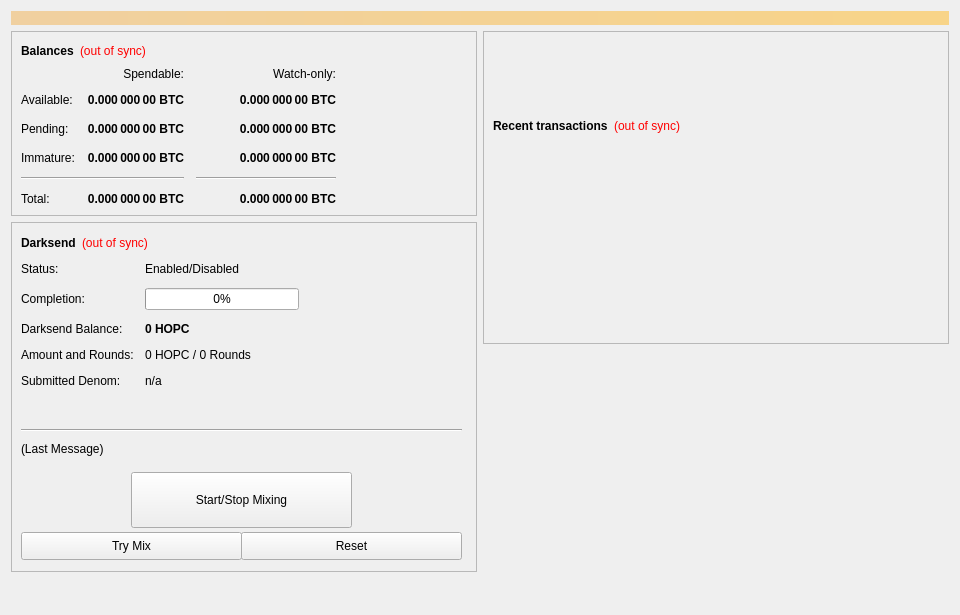
<?xml version="1.0" encoding="UTF-8"?>
<ui version="4.0">
 <class>OverviewPage</class>
 <widget class="QWidget" name="OverviewPage">
  <property name="geometry">
   <rect>
    <x>0</x>
    <y>0</y>
    <width>960</width>
    <height>615</height>
   </rect>
  </property>
  <property name="minimumSize">
   <size>
    <width>960</width>
    <height>0</height>
   </size>
  </property>
  <property name="windowTitle">
   <string>Form</string>
  </property>
  <layout class="QVBoxLayout" name="topLayout">
   <item>
    <widget class="QLabel" name="labelAlerts">
     <property name="visible">
      <bool>false</bool>
     </property>
     <property name="styleSheet">
      <string notr="true">background-color: qlineargradient(x1: 0, y1: 0, x2: 1, y2: 0, stop:0 #F0D0A0, stop:1 #F8D488); color:#000000;</string>
     </property>
     <property name="wordWrap">
      <bool>true</bool>
     </property>
     <property name="margin">
      <number>3</number>
     </property>
    </widget>
   </item>
   <item>
    <layout class="QHBoxLayout" name="horizontalLayout" stretch="1,1">
     <item>
      <layout class="QVBoxLayout" name="verticalLayout_2">
       <item>
        <widget class="QFrame" name="frame">
         <property name="frameShape">
          <enum>QFrame::StyledPanel</enum>
         </property>
         <property name="frameShadow">
          <enum>QFrame::Raised</enum>
         </property>
         <layout class="QVBoxLayout" name="verticalLayout_4">
          <item>
           <layout class="QHBoxLayout" name="horizontalLayout_4">
            <item>
             <widget class="QLabel" name="label_5">
              <property name="font">
               <font>
                <weight>75</weight>
                <bold>true</bold>
               </font>
              </property>
              <property name="text">
               <string>Balances</string>
              </property>
             </widget>
            </item>
            <item>
             <widget class="QLabel" name="labelWalletStatus">
              <property name="cursor">
               <cursorShape>WhatsThisCursor</cursorShape>
              </property>
              <property name="toolTip">
               <string>The displayed information may be out of date. Your wallet automatically synchronizes with the HOPC network after a connection is established, but this process has not completed yet.</string>
              </property>
              <property name="styleSheet">
               <string notr="true">QLabel { color: red; }</string>
              </property>
              <property name="text">
               <string notr="true">(out of sync)</string>
              </property>
              <property name="alignment">
               <set>Qt::AlignLeading|Qt::AlignLeft|Qt::AlignVCenter</set>
              </property>
             </widget>
            </item>
            <item>
             <spacer name="horizontalSpacer_3">
              <property name="orientation">
               <enum>Qt::Horizontal</enum>
              </property>
              <property name="sizeHint" stdset="0">
               <size>
                <width>40</width>
                <height>20</height>
               </size>
              </property>
             </spacer>
            </item>
           </layout>
          </item>
          <item>
           <layout class="QGridLayout" name="gridLayout">
            <property name="spacing">
             <number>12</number>
            </property>
            <item row="2" column="2">
             <widget class="QLabel" name="labelWatchPending">
              <property name="font">
               <font>
                <weight>75</weight>
                <bold>true</bold>
               </font>
              </property>
              <property name="cursor">
               <cursorShape>IBeamCursor</cursorShape>
              </property>
              <property name="toolTip">
               <string>Unconfirmed transactions to watch-only addresses</string>
              </property>
              <property name="text">
               <string notr="true">0.000 000 00 BTC</string>
              </property>
              <property name="alignment">
               <set>Qt::AlignRight|Qt::AlignTrailing|Qt::AlignVCenter</set>
              </property>
              <property name="textInteractionFlags">
               <set>Qt::LinksAccessibleByMouse|Qt::TextSelectableByKeyboard|Qt::TextSelectableByMouse</set>
              </property>
             </widget>
            </item>
            <item row="2" column="1">
             <widget class="QLabel" name="labelUnconfirmed">
              <property name="font">
               <font>
                <weight>75</weight>
                <bold>true</bold>
               </font>
              </property>
              <property name="cursor">
               <cursorShape>IBeamCursor</cursorShape>
              </property>
              <property name="toolTip">
               <string>Total of transactions that have yet to be confirmed, and do not yet count toward the spendable balance</string>
              </property>
              <property name="text">
               <string notr="true">0.000 000 00 BTC</string>
              </property>
              <property name="alignment">
               <set>Qt::AlignRight|Qt::AlignTrailing|Qt::AlignVCenter</set>
              </property>
              <property name="textInteractionFlags">
               <set>Qt::LinksAccessibleByMouse|Qt::TextSelectableByKeyboard|Qt::TextSelectableByMouse</set>
              </property>
             </widget>
            </item>
            <item row="3" column="2">
             <widget class="QLabel" name="labelWatchImmature">
              <property name="font">
               <font>
                <weight>75</weight>
                <bold>true</bold>
               </font>
              </property>
              <property name="cursor">
               <cursorShape>IBeamCursor</cursorShape>
              </property>
              <property name="toolTip">
               <string>Staked or masternode rewards in watch-only addresses that has not yet matured</string>
              </property>
              <property name="text">
               <string notr="true">0.000 000 00 BTC</string>
              </property>
              <property name="alignment">
               <set>Qt::AlignRight|Qt::AlignTrailing|Qt::AlignVCenter</set>
              </property>
              <property name="textInteractionFlags">
               <set>Qt::LinksAccessibleByMouse|Qt::TextSelectableByKeyboard|Qt::TextSelectableByMouse</set>
              </property>
             </widget>
            </item>
            <item row="4" column="0" colspan="2">
             <widget class="Line" name="lineSpendableBalance">
              <property name="orientation">
               <enum>Qt::Horizontal</enum>
              </property>
             </widget>
            </item>
            <item row="4" column="2">
             <widget class="Line" name="lineWatchBalance">
              <property name="sizePolicy">
               <sizepolicy hsizetype="Preferred" vsizetype="Fixed">
                <horstretch>0</horstretch>
                <verstretch>0</verstretch>
               </sizepolicy>
              </property>
              <property name="minimumSize">
               <size>
                <width>140</width>
                <height>0</height>
               </size>
              </property>
              <property name="orientation">
               <enum>Qt::Horizontal</enum>
              </property>
             </widget>
            </item>
            <item row="5" column="0">
             <widget class="QLabel" name="labelTotalText">
              <property name="text">
               <string>Total:</string>
              </property>
             </widget>
            </item>
            <item row="3" column="1">
             <widget class="QLabel" name="labelImmature">
              <property name="font">
               <font>
                <weight>75</weight>
                <bold>true</bold>
               </font>
              </property>
              <property name="cursor">
               <cursorShape>IBeamCursor</cursorShape>
              </property>
              <property name="toolTip">
               <string>Staked or masternode rewards that has not yet matured</string>
              </property>
              <property name="text">
               <string notr="true">0.000 000 00 BTC</string>
              </property>
              <property name="alignment">
               <set>Qt::AlignRight|Qt::AlignTrailing|Qt::AlignVCenter</set>
              </property>
              <property name="textInteractionFlags">
               <set>Qt::LinksAccessibleByMouse|Qt::TextSelectableByKeyboard|Qt::TextSelectableByMouse</set>
              </property>
             </widget>
            </item>
            <item row="2" column="3">
             <spacer name="horizontalSpacer_2">
              <property name="orientation">
               <enum>Qt::Horizontal</enum>
              </property>
              <property name="sizeHint" stdset="0">
               <size>
                <width>40</width>
                <height>20</height>
               </size>
              </property>
             </spacer>
            </item>
            <item row="3" column="0">
             <widget class="QLabel" name="labelImmatureText">
              <property name="text">
               <string>Immature:</string>
              </property>
             </widget>
            </item>
            <item row="5" column="1">
             <widget class="QLabel" name="labelTotal">
              <property name="font">
               <font>
                <weight>75</weight>
                <bold>true</bold>
               </font>
              </property>
              <property name="cursor">
               <cursorShape>IBeamCursor</cursorShape>
              </property>
              <property name="toolTip">
               <string>Your current total balance</string>
              </property>
              <property name="text">
               <string notr="true">0.000 000 00 BTC</string>
              </property>
              <property name="alignment">
               <set>Qt::AlignRight|Qt::AlignTrailing|Qt::AlignVCenter</set>
              </property>
              <property name="textInteractionFlags">
               <set>Qt::LinksAccessibleByMouse|Qt::TextSelectableByKeyboard|Qt::TextSelectableByMouse</set>
              </property>
             </widget>
            </item>
            <item row="5" column="2">
             <widget class="QLabel" name="labelWatchTotal">
              <property name="font">
               <font>
                <weight>75</weight>
                <bold>true</bold>
               </font>
              </property>
              <property name="cursor">
               <cursorShape>IBeamCursor</cursorShape>
              </property>
              <property name="toolTip">
               <string>Current total balance in watch-only addresses</string>
              </property>
              <property name="text">
               <string notr="true">0.000 000 00 BTC</string>
              </property>
              <property name="alignment">
               <set>Qt::AlignRight|Qt::AlignTrailing|Qt::AlignVCenter</set>
              </property>
              <property name="textInteractionFlags">
               <set>Qt::LinksAccessibleByMouse|Qt::TextSelectableByKeyboard|Qt::TextSelectableByMouse</set>
              </property>
             </widget>
            </item>
            <item row="0" column="2">
             <widget class="QLabel" name="labelWatchonly">
              <property name="text">
               <string>Watch-only:</string>
              </property>
              <property name="alignment">
               <set>Qt::AlignRight|Qt::AlignTrailing|Qt::AlignVCenter</set>
              </property>
             </widget>
            </item>
            <item row="1" column="0">
             <widget class="QLabel" name="labelBalanceText">
              <property name="text">
               <string>Available:</string>
              </property>
             </widget>
            </item>
            <item row="1" column="1">
             <widget class="QLabel" name="labelBalance">
              <property name="font">
               <font>
                <weight>75</weight>
                <bold>true</bold>
               </font>
              </property>
              <property name="cursor">
               <cursorShape>IBeamCursor</cursorShape>
              </property>
              <property name="toolTip">
               <string>Your current spendable balance</string>
              </property>
              <property name="text">
               <string notr="true">0.000 000 00 BTC</string>
              </property>
              <property name="alignment">
               <set>Qt::AlignRight|Qt::AlignTrailing|Qt::AlignVCenter</set>
              </property>
              <property name="textInteractionFlags">
               <set>Qt::LinksAccessibleByMouse|Qt::TextSelectableByKeyboard|Qt::TextSelectableByMouse</set>
              </property>
             </widget>
            </item>
            <item row="1" column="2">
             <widget class="QLabel" name="labelWatchAvailable">
              <property name="font">
               <font>
                <weight>75</weight>
                <bold>true</bold>
               </font>
              </property>
              <property name="cursor">
               <cursorShape>IBeamCursor</cursorShape>
              </property>
              <property name="toolTip">
               <string>Your current balance in watch-only addresses</string>
              </property>
              <property name="text">
               <string notr="true">0.000 000 00 BTC</string>
              </property>
              <property name="alignment">
               <set>Qt::AlignRight|Qt::AlignTrailing|Qt::AlignVCenter</set>
              </property>
              <property name="textInteractionFlags">
               <set>Qt::LinksAccessibleByMouse|Qt::TextSelectableByKeyboard|Qt::TextSelectableByMouse</set>
              </property>
             </widget>
            </item>
            <item row="2" column="0">
             <widget class="QLabel" name="labelPendingText">
              <property name="text">
               <string>Pending:</string>
              </property>
             </widget>
            </item>
            <item row="0" column="1">
             <widget class="QLabel" name="labelSpendable">
              <property name="text">
               <string>Spendable:</string>
              </property>
              <property name="alignment">
               <set>Qt::AlignRight|Qt::AlignTrailing|Qt::AlignVCenter</set>
              </property>
             </widget>
            </item>
           </layout>
          </item>
         </layout>
        </widget>
       </item>
       <item>
        <widget class="QFrame" name="frameDarksend">
         <property name="minimumSize">
          <size>
           <width>0</width>
           <height>350</height>
          </size>
         </property>
         <property name="layoutDirection">
          <enum>Qt::LeftToRight</enum>
         </property>
         <property name="frameShape">
          <enum>QFrame::StyledPanel</enum>
         </property>
         <property name="frameShadow">
          <enum>QFrame::Raised</enum>
         </property>
         <widget class="QWidget" name="formLayoutWidget">
          <property name="geometry">
           <rect>
            <x>10</x>
            <y>40</y>
            <width>451</width>
            <height>161</height>
           </rect>
          </property>
          <layout class="QFormLayout" name="formLayout">
           <property name="fieldGrowthPolicy">
            <enum>QFormLayout::AllNonFixedFieldsGrow</enum>
           </property>
           <property name="horizontalSpacing">
            <number>11</number>
           </property>
           <property name="verticalSpacing">
            <number>12</number>
           </property>
           <item row="0" column="0">
            <widget class="QLabel" name="label_6">
             <property name="text">
              <string>Status:</string>
             </property>
            </widget>
           </item>
           <item row="1" column="0">
            <widget class="QLabel" name="label_7">
             <property name="text">
              <string>Completion:</string>
             </property>
            </widget>
           </item>
           <item row="1" column="1">
            <widget class="QProgressBar" name="DarksendProgress">
             <property name="maximumSize">
              <size>
               <width>154</width>
               <height>16777215</height>
              </size>
             </property>
             <property name="value">
              <number>0</number>
             </property>
            </widget>
           </item>
           <item row="2" column="0">
            <widget class="QLabel" name="labelAnonymizedText">
             <property name="text">
              <string>Darksend Balance:</string>
             </property>
            </widget>
           </item>
           <item row="2" column="1">
            <widget class="QLabel" name="labelAnonymized">
             <property name="font">
              <font>
               <weight>75</weight>
               <bold>true</bold>
              </font>
             </property>
             <property name="text">
              <string notr="true">0 HOPC</string>
             </property>
            </widget>
           </item>
           <item row="3" column="0">
            <widget class="QLabel" name="label_8">
             <property name="text">
              <string>Amount and Rounds:</string>
             </property>
            </widget>
           </item>
           <item row="3" column="1">
            <widget class="QLabel" name="labelAmountRounds">
             <property name="text">
              <string>0 HOPC / 0 Rounds</string>
             </property>
            </widget>
           </item>
           <item row="4" column="0">
            <widget class="QLabel" name="label_9">
             <property name="text">
              <string>Submitted Denom:</string>
             </property>
            </widget>
           </item>
           <item row="4" column="1">
            <widget class="QLabel" name="labelSubmittedDenom">
             <property name="toolTip">
              <string>The denominations you submitted to the Masternode.&lt;br&gt;To mix, other users must submit the exact same denominations.</string>
             </property>
             <property name="text">
              <string>n/a</string>
             </property>
            </widget>
           </item>
           <item row="0" column="1">
            <widget class="QLabel" name="DarksendEnabled">
             <property name="text">
              <string>Enabled/Disabled</string>
             </property>
            </widget>
           </item>
          </layout>
         </widget>
         <widget class="QPushButton" name="runAutoDenom">
          <property name="geometry">
           <rect>
            <x>251</x>
            <y>17</y>
            <width>1</width>
            <height>1</height>
           </rect>
          </property>
          <property name="palette">
           <palette>
            <active>
             <colorrole role="WindowText">
              <brush brushstyle="SolidPattern">
               <color alpha="255">
                <red>0</red>
                <green>0</green>
                <blue>0</blue>
               </color>
              </brush>
             </colorrole>
             <colorrole role="Button">
              <brush brushstyle="SolidPattern">
               <color alpha="255">
                <red>239</red>
                <green>238</green>
                <blue>238</blue>
               </color>
              </brush>
             </colorrole>
             <colorrole role="Light">
              <brush brushstyle="SolidPattern">
               <color alpha="255">
                <red>255</red>
                <green>255</green>
                <blue>255</blue>
               </color>
              </brush>
             </colorrole>
             <colorrole role="Midlight">
              <brush brushstyle="SolidPattern">
               <color alpha="255">
                <red>247</red>
                <green>246</green>
                <blue>246</blue>
               </color>
              </brush>
             </colorrole>
             <colorrole role="Dark">
              <brush brushstyle="SolidPattern">
               <color alpha="255">
                <red>119</red>
                <green>119</green>
                <blue>119</blue>
               </color>
              </brush>
             </colorrole>
             <colorrole role="Mid">
              <brush brushstyle="SolidPattern">
               <color alpha="255">
                <red>159</red>
                <green>159</green>
                <blue>159</blue>
               </color>
              </brush>
             </colorrole>
             <colorrole role="Text">
              <brush brushstyle="SolidPattern">
               <color alpha="255">
                <red>0</red>
                <green>0</green>
                <blue>0</blue>
               </color>
              </brush>
             </colorrole>
             <colorrole role="BrightText">
              <brush brushstyle="SolidPattern">
               <color alpha="255">
                <red>255</red>
                <green>255</green>
                <blue>255</blue>
               </color>
              </brush>
             </colorrole>
             <colorrole role="ButtonText">
              <brush brushstyle="SolidPattern">
               <color alpha="255">
                <red>0</red>
                <green>0</green>
                <blue>0</blue>
               </color>
              </brush>
             </colorrole>
             <colorrole role="Base">
              <brush brushstyle="SolidPattern">
               <color alpha="255">
                <red>255</red>
                <green>255</green>
                <blue>255</blue>
               </color>
              </brush>
             </colorrole>
             <colorrole role="Window">
              <brush brushstyle="SolidPattern">
               <color alpha="255">
                <red>239</red>
                <green>238</green>
                <blue>238</blue>
               </color>
              </brush>
             </colorrole>
             <colorrole role="Shadow">
              <brush brushstyle="SolidPattern">
               <color alpha="255">
                <red>0</red>
                <green>0</green>
                <blue>0</blue>
               </color>
              </brush>
             </colorrole>
             <colorrole role="AlternateBase">
              <brush brushstyle="SolidPattern">
               <color alpha="255">
                <red>247</red>
                <green>246</green>
                <blue>246</blue>
               </color>
              </brush>
             </colorrole>
             <colorrole role="ToolTipBase">
              <brush brushstyle="SolidPattern">
               <color alpha="255">
                <red>255</red>
                <green>255</green>
                <blue>220</blue>
               </color>
              </brush>
             </colorrole>
             <colorrole role="ToolTipText">
              <brush brushstyle="SolidPattern">
               <color alpha="255">
                <red>0</red>
                <green>0</green>
                <blue>0</blue>
               </color>
              </brush>
             </colorrole>
            </active>
            <inactive>
             <colorrole role="WindowText">
              <brush brushstyle="SolidPattern">
               <color alpha="255">
                <red>0</red>
                <green>0</green>
                <blue>0</blue>
               </color>
              </brush>
             </colorrole>
             <colorrole role="Button">
              <brush brushstyle="SolidPattern">
               <color alpha="255">
                <red>239</red>
                <green>238</green>
                <blue>238</blue>
               </color>
              </brush>
             </colorrole>
             <colorrole role="Light">
              <brush brushstyle="SolidPattern">
               <color alpha="255">
                <red>255</red>
                <green>255</green>
                <blue>255</blue>
               </color>
              </brush>
             </colorrole>
             <colorrole role="Midlight">
              <brush brushstyle="SolidPattern">
               <color alpha="255">
                <red>247</red>
                <green>246</green>
                <blue>246</blue>
               </color>
              </brush>
             </colorrole>
             <colorrole role="Dark">
              <brush brushstyle="SolidPattern">
               <color alpha="255">
                <red>119</red>
                <green>119</green>
                <blue>119</blue>
               </color>
              </brush>
             </colorrole>
             <colorrole role="Mid">
              <brush brushstyle="SolidPattern">
               <color alpha="255">
                <red>159</red>
                <green>159</green>
                <blue>159</blue>
               </color>
              </brush>
             </colorrole>
             <colorrole role="Text">
              <brush brushstyle="SolidPattern">
               <color alpha="255">
                <red>0</red>
                <green>0</green>
                <blue>0</blue>
               </color>
              </brush>
             </colorrole>
             <colorrole role="BrightText">
              <brush brushstyle="SolidPattern">
               <color alpha="255">
                <red>255</red>
                <green>255</green>
                <blue>255</blue>
               </color>
              </brush>
             </colorrole>
             <colorrole role="ButtonText">
              <brush brushstyle="SolidPattern">
               <color alpha="255">
                <red>0</red>
                <green>0</green>
                <blue>0</blue>
               </color>
              </brush>
             </colorrole>
             <colorrole role="Base">
              <brush brushstyle="SolidPattern">
               <color alpha="255">
                <red>255</red>
                <green>255</green>
                <blue>255</blue>
               </color>
              </brush>
             </colorrole>
             <colorrole role="Window">
              <brush brushstyle="SolidPattern">
               <color alpha="255">
                <red>239</red>
                <green>238</green>
                <blue>238</blue>
               </color>
              </brush>
             </colorrole>
             <colorrole role="Shadow">
              <brush brushstyle="SolidPattern">
               <color alpha="255">
                <red>0</red>
                <green>0</green>
                <blue>0</blue>
               </color>
              </brush>
             </colorrole>
             <colorrole role="AlternateBase">
              <brush brushstyle="SolidPattern">
               <color alpha="255">
                <red>247</red>
                <green>246</green>
                <blue>246</blue>
               </color>
              </brush>
             </colorrole>
             <colorrole role="ToolTipBase">
              <brush brushstyle="SolidPattern">
               <color alpha="255">
                <red>255</red>
                <green>255</green>
                <blue>220</blue>
               </color>
              </brush>
             </colorrole>
             <colorrole role="ToolTipText">
              <brush brushstyle="SolidPattern">
               <color alpha="255">
                <red>0</red>
                <green>0</green>
                <blue>0</blue>
               </color>
              </brush>
             </colorrole>
            </inactive>
            <disabled>
             <colorrole role="WindowText">
              <brush brushstyle="SolidPattern">
               <color alpha="255">
                <red>119</red>
                <green>119</green>
                <blue>119</blue>
               </color>
              </brush>
             </colorrole>
             <colorrole role="Button">
              <brush brushstyle="SolidPattern">
               <color alpha="255">
                <red>239</red>
                <green>238</green>
                <blue>238</blue>
               </color>
              </brush>
             </colorrole>
             <colorrole role="Light">
              <brush brushstyle="SolidPattern">
               <color alpha="255">
                <red>255</red>
                <green>255</green>
                <blue>255</blue>
               </color>
              </brush>
             </colorrole>
             <colorrole role="Midlight">
              <brush brushstyle="SolidPattern">
               <color alpha="255">
                <red>247</red>
                <green>246</green>
                <blue>246</blue>
               </color>
              </brush>
             </colorrole>
             <colorrole role="Dark">
              <brush brushstyle="SolidPattern">
               <color alpha="255">
                <red>119</red>
                <green>119</green>
                <blue>119</blue>
               </color>
              </brush>
             </colorrole>
             <colorrole role="Mid">
              <brush brushstyle="SolidPattern">
               <color alpha="255">
                <red>159</red>
                <green>159</green>
                <blue>159</blue>
               </color>
              </brush>
             </colorrole>
             <colorrole role="Text">
              <brush brushstyle="SolidPattern">
               <color alpha="255">
                <red>119</red>
                <green>119</green>
                <blue>119</blue>
               </color>
              </brush>
             </colorrole>
             <colorrole role="BrightText">
              <brush brushstyle="SolidPattern">
               <color alpha="255">
                <red>255</red>
                <green>255</green>
                <blue>255</blue>
               </color>
              </brush>
             </colorrole>
             <colorrole role="ButtonText">
              <brush brushstyle="SolidPattern">
               <color alpha="255">
                <red>119</red>
                <green>119</green>
                <blue>119</blue>
               </color>
              </brush>
             </colorrole>
             <colorrole role="Base">
              <brush brushstyle="SolidPattern">
               <color alpha="255">
                <red>239</red>
                <green>238</green>
                <blue>238</blue>
               </color>
              </brush>
             </colorrole>
             <colorrole role="Window">
              <brush brushstyle="SolidPattern">
               <color alpha="255">
                <red>239</red>
                <green>238</green>
                <blue>238</blue>
               </color>
              </brush>
             </colorrole>
             <colorrole role="Shadow">
              <brush brushstyle="SolidPattern">
               <color alpha="255">
                <red>0</red>
                <green>0</green>
                <blue>0</blue>
               </color>
              </brush>
             </colorrole>
             <colorrole role="AlternateBase">
              <brush brushstyle="SolidPattern">
               <color alpha="255">
                <red>239</red>
                <green>238</green>
                <blue>238</blue>
               </color>
              </brush>
             </colorrole>
             <colorrole role="ToolTipBase">
              <brush brushstyle="SolidPattern">
               <color alpha="255">
                <red>255</red>
                <green>255</green>
                <blue>220</blue>
               </color>
              </brush>
             </colorrole>
             <colorrole role="ToolTipText">
              <brush brushstyle="SolidPattern">
               <color alpha="255">
                <red>0</red>
                <green>0</green>
                <blue>0</blue>
               </color>
              </brush>
             </colorrole>
            </disabled>
           </palette>
          </property>
          <property name="focusPolicy">
           <enum>Qt::NoFocus</enum>
          </property>
          <property name="autoFillBackground">
           <bool>true</bool>
          </property>
          <property name="text">
           <string/>
          </property>
          <property name="flat">
           <bool>true</bool>
          </property>
         </widget>
         <widget class="QPushButton" name="toggleDarksend">
          <property name="geometry">
           <rect>
            <x>120</x>
            <y>250</y>
            <width>221</width>
            <height>56</height>
           </rect>
          </property>
          <property name="sizePolicy">
           <sizepolicy hsizetype="MinimumExpanding" vsizetype="Fixed">
            <horstretch>0</horstretch>
            <verstretch>0</verstretch>
           </sizepolicy>
          </property>
          <property name="text">
           <string>Start/Stop Mixing</string>
          </property>
         </widget>
         <widget class="Line" name="lineLastMessage">
          <property name="geometry">
           <rect>
            <x>10</x>
            <y>200</y>
            <width>441</width>
            <height>16</height>
           </rect>
          </property>
          <property name="orientation">
           <enum>Qt::Horizontal</enum>
          </property>
         </widget>
         <widget class="QLabel" name="DarksendStatus">
          <property name="geometry">
           <rect>
            <x>10</x>
            <y>220</y>
            <width>451</width>
            <height>61</height>
           </rect>
          </property>
          <property name="minimumSize">
           <size>
            <width>288</width>
            <height>43</height>
           </size>
          </property>
          <property name="text">
           <string>(Last Message)</string>
          </property>
          <property name="alignment">
           <set>Qt::AlignLeading|Qt::AlignLeft|Qt::AlignTop</set>
          </property>
          <property name="wordWrap">
           <bool>true</bool>
          </property>
         </widget>
         <widget class="QPushButton" name="DarksendAuto">
          <property name="geometry">
           <rect>
            <x>10</x>
            <y>310</y>
            <width>221</width>
            <height>28</height>
           </rect>
          </property>
          <property name="sizePolicy">
           <sizepolicy hsizetype="MinimumExpanding" vsizetype="Fixed">
            <horstretch>0</horstretch>
            <verstretch>0</verstretch>
           </sizepolicy>
          </property>
          <property name="toolTip">
           <string>Try to manually submit a Darksend request.</string>
          </property>
          <property name="text">
           <string>Try Mix</string>
          </property>
         </widget>
         <widget class="QPushButton" name="DarksendReset">
          <property name="geometry">
           <rect>
            <x>230</x>
            <y>310</y>
            <width>221</width>
            <height>28</height>
           </rect>
          </property>
          <property name="sizePolicy">
           <sizepolicy hsizetype="MinimumExpanding" vsizetype="Fixed">
            <horstretch>0</horstretch>
            <verstretch>0</verstretch>
           </sizepolicy>
          </property>
          <property name="toolTip">
           <string>Reset the current status of Darksend (can interrupt Darksend if it's in the process of Mixing, which can cost you money!)</string>
          </property>
          <property name="autoFillBackground">
           <bool>false</bool>
          </property>
          <property name="text">
           <string>Reset</string>
          </property>
         </widget>
         <widget class="QWidget" name="layoutWidget">
          <property name="geometry">
           <rect>
            <x>10</x>
            <y>10</y>
            <width>431</width>
            <height>22</height>
           </rect>
          </property>
          <layout class="QHBoxLayout" name="horizontalLayout_5">
           <item>
            <widget class="QLabel" name="label_2">
             <property name="font">
              <font>
               <weight>75</weight>
               <bold>true</bold>
              </font>
             </property>
             <property name="text">
              <string>Darksend</string>
             </property>
            </widget>
           </item>
           <item>
            <widget class="QLabel" name="labelDarksendSyncStatus">
             <property name="toolTip">
              <string>The displayed information may be out of date. Your wallet automatically synchronizes with the HOPC network after a connection is established, but this process has not completed yet.</string>
             </property>
             <property name="styleSheet">
              <string notr="true">QLabel { color: red; }</string>
             </property>
             <property name="text">
              <string notr="true">(out of sync)</string>
             </property>
             <property name="alignment">
              <set>Qt::AlignLeading|Qt::AlignLeft|Qt::AlignVCenter</set>
             </property>
            </widget>
           </item>
           <item>
            <spacer name="horizontalSpacer_4">
             <property name="orientation">
              <enum>Qt::Horizontal</enum>
             </property>
             <property name="sizeHint" stdset="0">
              <size>
               <width>40</width>
               <height>20</height>
              </size>
             </property>
            </spacer>
           </item>
          </layout>
         </widget>
        </widget>
       </item>
       <item>
        <spacer name="verticalSpacer">
         <property name="orientation">
          <enum>Qt::Vertical</enum>
         </property>
         <property name="sizeHint" stdset="0">
          <size>
           <width>20</width>
           <height>40</height>
          </size>
         </property>
        </spacer>
       </item>
      </layout>
     </item>
     <item>
      <layout class="QVBoxLayout" name="verticalLayout_3">
       <item>
        <widget class="QFrame" name="frame_2">
         <property name="frameShape">
          <enum>QFrame::StyledPanel</enum>
         </property>
         <property name="frameShadow">
          <enum>QFrame::Raised</enum>
         </property>
         <layout class="QVBoxLayout" name="verticalLayout">
          <item>
           <spacer name="verticalSpacer_3">
            <property name="orientation">
             <enum>Qt::Vertical</enum>
            </property>
            <property name="sizeType">
             <enum>QSizePolicy::Fixed</enum>
            </property>
            <property name="sizeHint" stdset="0">
             <size>
              <width>20</width>
              <height>75</height>
             </size>
            </property>
           </spacer>
          </item>
          <item>
           <layout class="QHBoxLayout" name="horizontalLayout_2">
            <item>
             <widget class="QLabel" name="label_4">
              <property name="font">
               <font>
                <weight>75</weight>
                <bold>true</bold>
               </font>
              </property>
              <property name="text">
               <string>Recent transactions</string>
              </property>
             </widget>
            </item>
            <item>
             <widget class="QLabel" name="labelTransactionsStatus">
              <property name="cursor">
               <cursorShape>WhatsThisCursor</cursorShape>
              </property>
              <property name="toolTip">
               <string>The displayed information may be out of date. Your wallet automatically synchronizes with the HOPC network after a connection is established, but this process has not completed yet.</string>
              </property>
              <property name="styleSheet">
               <string notr="true">QLabel { color: red; }</string>
              </property>
              <property name="text">
               <string notr="true">(out of sync)</string>
              </property>
              <property name="alignment">
               <set>Qt::AlignRight|Qt::AlignTrailing|Qt::AlignVCenter</set>
              </property>
             </widget>
            </item>
            <item>
             <spacer name="horizontalSpacer">
              <property name="orientation">
               <enum>Qt::Horizontal</enum>
              </property>
              <property name="sizeHint" stdset="0">
               <size>
                <width>40</width>
                <height>20</height>
               </size>
              </property>
             </spacer>
            </item>
           </layout>
          </item>
          <item>
           <widget class="QListView" name="listTransactions">
            <property name="styleSheet">
             <string notr="true">QListView { background: transparent; }</string>
            </property>
            <property name="frameShape">
             <enum>QFrame::NoFrame</enum>
            </property>
            <property name="verticalScrollBarPolicy">
             <enum>Qt::ScrollBarAlwaysOff</enum>
            </property>
            <property name="horizontalScrollBarPolicy">
             <enum>Qt::ScrollBarAlwaysOff</enum>
            </property>
            <property name="selectionMode">
             <enum>QAbstractItemView::NoSelection</enum>
            </property>
           </widget>
          </item>
         </layout>
        </widget>
       </item>
       <item>
        <spacer name="verticalSpacer_2">
         <property name="orientation">
          <enum>Qt::Vertical</enum>
         </property>
         <property name="sizeType">
          <enum>QSizePolicy::Expanding</enum>
         </property>
         <property name="sizeHint" stdset="0">
          <size>
           <width>20</width>
           <height>40</height>
          </size>
         </property>
        </spacer>
       </item>
      </layout>
     </item>
    </layout>
   </item>
  </layout>
 </widget>
 <resources/>
 <connections/>
</ui>
